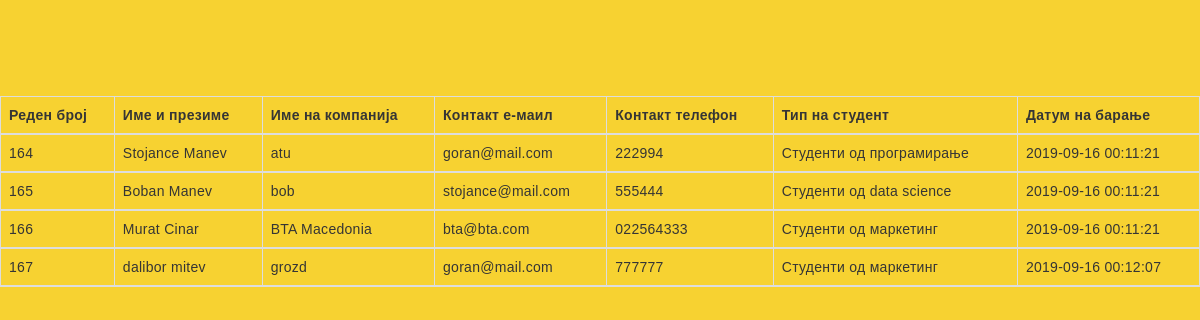
The app's page /admin-results.php with its own data.
### tables this page shows
CREATE TABLE `members` (
  `id` int(10) UNSIGNED NOT NULL,
  `company_user_name_surname` varchar(64) DEFAULT NULL,
  `company_name` varchar(64) DEFAULT NULL,
  `company_email` varchar(64) DEFAULT NULL,
  `company_phone` varchar(32) DEFAULT NULL,
  `student_type` varchar(64) DEFAULT NULL,
  `reg_time` timestamp NOT NULL DEFAULT CURRENT_TIMESTAMP ON UPDATE CURRENT_TIMESTAMP
);

### admin-results.php (the view, shortened to what this page needs)
<!DOCTYPE html>
<html>
<head>
    <link rel="stylesheet" href="https://maxcdn.bootstrapcdn.com/bootstrap/3.3.7/css/bootstrap.min.css">
    <link rel="stylesheet" href="style.css">
</head>
<body>
<?php
    include 'data_base_connection.php';
    $sql = "SELECT * FROM members;";
    $result = mysqli_query($conn, $sql);
    $result_check = mysqli_num_rows($result);
    if ($result_check > 0) {
        echo "
        <table class='table table-striped table-bordered text-left'>
        <thead>
            <tr>
                <th>Реден број</th>
                <th>Име и презиме</th>
                <th>Име на компанија</th>
                <th>Контакт е-маил</th>
                <th>Контакт телефон</th>
                <th>Тип на студент</th>
                <th>Датум на барање</th>
            </tr>
        <thead>";
        while ($row = mysqli_fetch_assoc($result))
        echo "
            <tr>
                <td>{$row['id']}</td>
                <td>{$row['company_user_name_surname']}</td>
                <td>{$row['company_name']}</td>
                <td>{$row['company_email']}</td>
                <td>{$row['company_phone']}</td>
                <td>{$row['student_type']}</td>
                <td>{$row['reg_time']}</td>
            </tr>";
         echo "</table>";
    }
?>
</body>
</html>

### assets/css/style.css (style rules this page uses)
body { color: #353535!important; font-family: "Ubuntu", sans-serif; line-height: 22px; letter-spacing: 0.02em; font-weight: 400; font-style: normal; padding-top: 12vh; background-color: #f7d231; }

### records on screen
members: id "164", company_user_name_surname "Stojance Manev", company_name "atu", company_email "goran@mail.com", company_phone "222994", student_type "Студенти од програмирање", reg_time "2019-09-16 00:11:21"
members: id "165", company_user_name_surname "Boban Manev", company_name "bob", company_email "stojance@mail.com", company_phone "555444", student_type "Студенти од data science", reg_time "2019-09-16 00:11:21"
members: id "166", company_user_name_surname "Murat Cinar", company_name "BTA Macedonia", company_email "bta@bta.com", company_phone "022564333", student_type "Студенти од маркетинг", reg_time "2019-09-16 00:11:21"
members: id "167", company_user_name_surname "dalibor mitev", company_name "grozd", company_email "goran@mail.com", company_phone "777777", student_type "Студенти од маркетинг", reg_time "2019-09-16 00:12:07"
